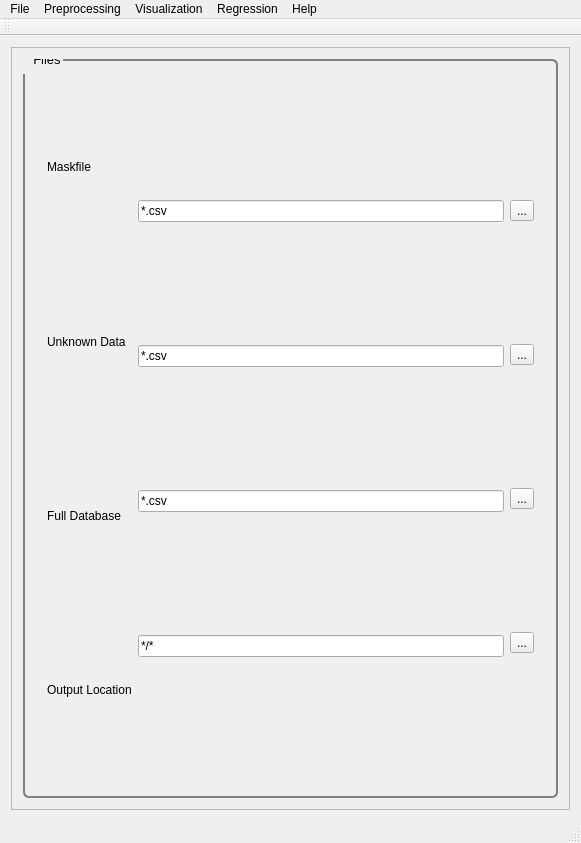
<?xml version="1.0" encoding="UTF-8"?>
<ui version="4.0">
 <class>MainWindow</class>
 <widget class="QMainWindow" name="MainWindow">
  <property name="geometry">
   <rect>
    <x>0</x>
    <y>0</y>
    <width>581</width>
    <height>843</height>
   </rect>
  </property>
  <property name="windowTitle">
   <string>PYSAT</string>
  </property>
  <widget class="QWidget" name="centralWidget">
   <layout class="QVBoxLayout" name="verticalLayout_9">
    <item>
     <widget class="QScrollArea" name="scrollArea">
      <property name="widgetResizable">
       <bool>true</bool>
      </property>
      <widget class="QWidget" name="scrollAreaWidgetContents_2">
       <property name="geometry">
        <rect>
         <x>0</x>
         <y>0</y>
         <width>561</width>
         <height>770</height>
        </rect>
       </property>
       <property name="font">
        <font>
         <pointsize>8</pointsize>
        </font>
       </property>
       <property name="styleSheet">
        <string notr="true">QGroupBox {
  border: 2px solid gray;
  border-radius: 6px;
  margin-top: 0.5em;
}

QGroupBox::title {

  padding-top: -14px;
  padding-left: 8px;
}
</string>
       </property>
       <layout class="QVBoxLayout" name="verticalLayout_8">
        <item>
         <widget class="QGroupBox" name="Files">
          <property name="font">
           <font>
            <pointsize>10</pointsize>
           </font>
          </property>
          <property name="title">
           <string>Files</string>
          </property>
          <layout class="QVBoxLayout" name="files">
           <item>
            <widget class="QSplitter" name="splitter_2">
             <property name="orientation">
              <enum>Qt::Horizontal</enum>
             </property>
             <widget class="QWidget" name="layoutWidget">
              <layout class="QHBoxLayout" name="horizontalLayout">
               <item>
                <layout class="QVBoxLayout" name="verticalLayout_6">
                 <item>
                  <widget class="QLabel" name="label_3">
                   <property name="text">
                    <string>Maskfile</string>
                   </property>
                  </widget>
                 </item>
                 <item>
                  <widget class="QLabel" name="label">
                   <property name="text">
                    <string>Unknown Data</string>
                   </property>
                  </widget>
                 </item>
                 <item>
                  <widget class="QLabel" name="label_2">
                   <property name="text">
                    <string>Full Database</string>
                   </property>
                  </widget>
                 </item>
                 <item>
                  <widget class="QLabel" name="label_4">
                   <property name="text">
                    <string>Output Location</string>
                   </property>
                  </widget>
                 </item>
                </layout>
               </item>
               <item>
                <layout class="QVBoxLayout" name="verticalLayout_5">
                 <item>
                  <widget class="QLineEdit" name="lineEdit">
                   <property name="text">
                    <string extracomment="Make this change whenever a new file is selected">*.csv</string>
                   </property>
                   <property name="readOnly">
                    <bool>true</bool>
                   </property>
                  </widget>
                 </item>
                 <item>
                  <widget class="QLineEdit" name="lineEdit_2">
                   <property name="text">
                    <string extracomment="Make this change whenever a new file is selected">*.csv</string>
                   </property>
                   <property name="readOnly">
                    <bool>true</bool>
                   </property>
                  </widget>
                 </item>
                 <item>
                  <widget class="QLineEdit" name="lineEdit_3">
                   <property name="text">
                    <string extracomment="Make this change whenever a new file is selected">*.csv</string>
                   </property>
                   <property name="readOnly">
                    <bool>true</bool>
                   </property>
                  </widget>
                 </item>
                 <item>
                  <widget class="QLineEdit" name="lineEdit_4">
                   <property name="text">
                    <string extracomment="Make this change whenever a new folder is selected">*/*</string>
                   </property>
                   <property name="readOnly">
                    <bool>true</bool>
                   </property>
                  </widget>
                 </item>
                </layout>
               </item>
               <item>
                <layout class="QVBoxLayout" name="verticalLayout">
                 <item>
                  <widget class="QToolButton" name="maskFileButton">
                   <property name="text">
                    <string>...</string>
                   </property>
                  </widget>
                 </item>
                 <item>
                  <widget class="QToolButton" name="unknownDataButton">
                   <property name="text">
                    <string>...</string>
                   </property>
                  </widget>
                 </item>
                 <item>
                  <widget class="QToolButton" name="fullDataBaseButton">
                   <property name="text">
                    <string>...</string>
                   </property>
                  </widget>
                 </item>
                 <item>
                  <widget class="QToolButton" name="outPutLocationButton">
                   <property name="text">
                    <string>...</string>
                   </property>
                  </widget>
                 </item>
                </layout>
               </item>
              </layout>
             </widget>
            </widget>
           </item>
          </layout>
         </widget>
        </item>
       </layout>
      </widget>
     </widget>
    </item>
   </layout>
  </widget>
  <widget class="QMenuBar" name="menuBar">
   <property name="geometry">
    <rect>
     <x>0</x>
     <y>0</y>
     <width>581</width>
     <height>21</height>
    </rect>
   </property>
   <widget class="QMenu" name="menuFile">
    <property name="title">
     <string>File</string>
    </property>
    <addaction name="actionLoad_Refence_Data"/>
    <addaction name="actionLoad_Unknown_Data"/>
    <addaction name="separator"/>
    <addaction name="actionSave_Current_Plots"/>
    <addaction name="actionSave_Current_Data"/>
    <addaction name="separator"/>
    <addaction name="actionCreate_New_Workflow"/>
    <addaction name="actionSave_Current_Workflow"/>
    <addaction name="separator"/>
    <addaction name="actionExit"/>
   </widget>
   <widget class="QMenu" name="menuPreprocessing">
    <property name="title">
     <string>Preprocessing</string>
    </property>
    <widget class="QMenu" name="menuBaseline_Removal">
     <property name="title">
      <string>Baseline Removal</string>
     </property>
     <addaction name="actionALS"/>
     <addaction name="actionDietrich"/>
     <addaction name="actionPolyFit"/>
     <addaction name="actionAirPLS"/>
     <addaction name="actionFABC"/>
     <addaction name="actionKK"/>
     <addaction name="actionMario"/>
     <addaction name="actionMedian"/>
     <addaction name="actionRubberband"/>
     <addaction name="actionUndecimated_Wavelet"/>
    </widget>
    <widget class="QMenu" name="menuCalibration_Transfer">
     <property name="title">
      <string>Calibration Transfer</string>
     </property>
     <addaction name="actionRatio"/>
     <addaction name="actionTommy_s_Methgod"/>
     <addaction name="actionPiecewise_Direct_Standardization"/>
     <addaction name="actionOthers_3"/>
    </widget>
    <addaction name="actionNormalization"/>
    <addaction name="actionNoise_Reduction"/>
    <addaction name="actionApply_Mask"/>
    <addaction name="actionInterpolate"/>
    <addaction name="actionInstrument_Response"/>
    <addaction name="menuCalibration_Transfer"/>
    <addaction name="menuBaseline_Removal"/>
   </widget>
   <widget class="QMenu" name="menuVisualization">
    <property name="title">
     <string>Visualization</string>
    </property>
    <widget class="QMenu" name="menuClustering">
     <property name="title">
      <string>Clustering</string>
     </property>
     <addaction name="actionK_Means"/>
     <addaction name="actionHierarchical"/>
     <addaction name="actionOthers"/>
     <addaction name="actionOthers_2"/>
    </widget>
    <addaction name="actionPCA"/>
    <addaction name="actionICA"/>
    <addaction name="menuClustering"/>
   </widget>
   <widget class="QMenu" name="menuRegression">
    <property name="title">
     <string>Regression</string>
    </property>
    <addaction name="actionPLS"/>
    <addaction name="actionSM_PLS"/>
    <addaction name="actionICA_Regression"/>
    <addaction name="actionGaussian_Process"/>
    <addaction name="actionMLP"/>
    <addaction name="actionSVM"/>
    <addaction name="actionOthers_4"/>
    <addaction name="actionOthers_5"/>
   </widget>
   <widget class="QMenu" name="menuHelp">
    <property name="title">
     <string>Help</string>
    </property>
    <addaction name="actionIndex"/>
    <addaction name="actionContent_2"/>
    <addaction name="separator"/>
    <addaction name="actionAbout"/>
    <addaction name="actionAbout_QtCreator"/>
   </widget>
   <addaction name="menuFile"/>
   <addaction name="menuPreprocessing"/>
   <addaction name="menuVisualization"/>
   <addaction name="menuRegression"/>
   <addaction name="menuHelp"/>
  </widget>
  <widget class="QToolBar" name="mainToolBar">
   <attribute name="toolBarArea">
    <enum>TopToolBarArea</enum>
   </attribute>
   <attribute name="toolBarBreak">
    <bool>false</bool>
   </attribute>
  </widget>
  <widget class="QStatusBar" name="statusBar"/>
  <action name="actionLoad_Refence_Data">
   <property name="text">
    <string>Load Refence Data</string>
   </property>
  </action>
  <action name="actionLoad_Unknown_Data">
   <property name="text">
    <string>Load Unknown Data</string>
   </property>
  </action>
  <action name="actionSave_Current_Workflow">
   <property name="text">
    <string>Save Current Workflow</string>
   </property>
  </action>
  <action name="actionSave_Current_Plots">
   <property name="text">
    <string>Save Current Plots</string>
   </property>
  </action>
  <action name="actionSave_Current_Data">
   <property name="text">
    <string>Save Current Data</string>
   </property>
  </action>
  <action name="actionCreate_New_Workflow">
   <property name="text">
    <string>Create New Workflow</string>
   </property>
  </action>
  <action name="actionNoise_Reduction">
   <property name="text">
    <string>Noise Reduction</string>
   </property>
  </action>
  <action name="actionApply_Mask">
   <property name="text">
    <string>Apply Mask</string>
   </property>
  </action>
  <action name="actionInterpolate">
   <property name="text">
    <string>Interpolate</string>
   </property>
  </action>
  <action name="actionInstrument_Response">
   <property name="text">
    <string>Instrument Response</string>
   </property>
  </action>
  <action name="actionALS">
   <property name="text">
    <string>ALS</string>
   </property>
  </action>
  <action name="actionDietrich">
   <property name="text">
    <string>Dietrich</string>
   </property>
  </action>
  <action name="actionPolyFit">
   <property name="text">
    <string>PolyFit</string>
   </property>
  </action>
  <action name="actionAirPLS">
   <property name="text">
    <string>AirPLS</string>
   </property>
  </action>
  <action name="actionFABC">
   <property name="text">
    <string>FABC</string>
   </property>
  </action>
  <action name="actionKK">
   <property name="text">
    <string>KK</string>
   </property>
  </action>
  <action name="actionMario">
   <property name="text">
    <string>Mario</string>
   </property>
  </action>
  <action name="actionMedian">
   <property name="text">
    <string>Median</string>
   </property>
  </action>
  <action name="actionRubberband">
   <property name="text">
    <string>Rubberband</string>
   </property>
  </action>
  <action name="actionUndecimated_Wavelet">
   <property name="text">
    <string>Undecimated Wavelet</string>
   </property>
  </action>
  <action name="actionRatio">
   <property name="text">
    <string>Ratio</string>
   </property>
  </action>
  <action name="actionTommy_s_Methgod">
   <property name="text">
    <string>Tommy's Method</string>
   </property>
  </action>
  <action name="actionPiecewise_Direct_Standardization">
   <property name="text">
    <string>Piecewise Direct Standardization</string>
   </property>
  </action>
  <action name="actionPCA">
   <property name="text">
    <string>PCA</string>
   </property>
  </action>
  <action name="actionICA">
   <property name="text">
    <string>ICA</string>
   </property>
  </action>
  <action name="actionK_Means">
   <property name="text">
    <string>K-Means</string>
   </property>
  </action>
  <action name="actionHierarchical">
   <property name="text">
    <string>Hierarchical</string>
   </property>
  </action>
  <action name="actionOthers">
   <property name="text">
    <string>Others...</string>
   </property>
  </action>
  <action name="actionOthers_2">
   <property name="text">
    <string>Others...</string>
   </property>
  </action>
  <action name="actionOthers_3">
   <property name="text">
    <string>Others...</string>
   </property>
  </action>
  <action name="actionPLS">
   <property name="text">
    <string>PLS</string>
   </property>
  </action>
  <action name="actionSM_PLS">
   <property name="text">
    <string>SM-PLS</string>
   </property>
  </action>
  <action name="actionICA_Regression">
   <property name="text">
    <string>ICA Regression</string>
   </property>
  </action>
  <action name="actionGaussian_Process">
   <property name="text">
    <string>Gaussian Process</string>
   </property>
  </action>
  <action name="actionMLP">
   <property name="text">
    <string>MLP</string>
   </property>
  </action>
  <action name="actionSVM">
   <property name="text">
    <string>SVM</string>
   </property>
  </action>
  <action name="actionOthers_4">
   <property name="text">
    <string>Others...</string>
   </property>
  </action>
  <action name="actionOthers_5">
   <property name="text">
    <string>Others...</string>
   </property>
  </action>
  <action name="actionIndex">
   <property name="text">
    <string>Index</string>
   </property>
  </action>
  <action name="actionContent_2">
   <property name="text">
    <string>Content</string>
   </property>
  </action>
  <action name="actionAbout">
   <property name="text">
    <string>About...</string>
   </property>
  </action>
  <action name="actionAbout_QtCreator">
   <property name="text">
    <string>About QtCreator...</string>
   </property>
  </action>
  <action name="actionExit">
   <property name="text">
    <string>Exit</string>
   </property>
  </action>
  <action name="actionNormalization">
   <property name="text">
    <string>Normalization</string>
   </property>
  </action>
 </widget>
 <layoutdefault spacing="6" margin="11"/>
 <resources/>
 <connections/>
</ui>
